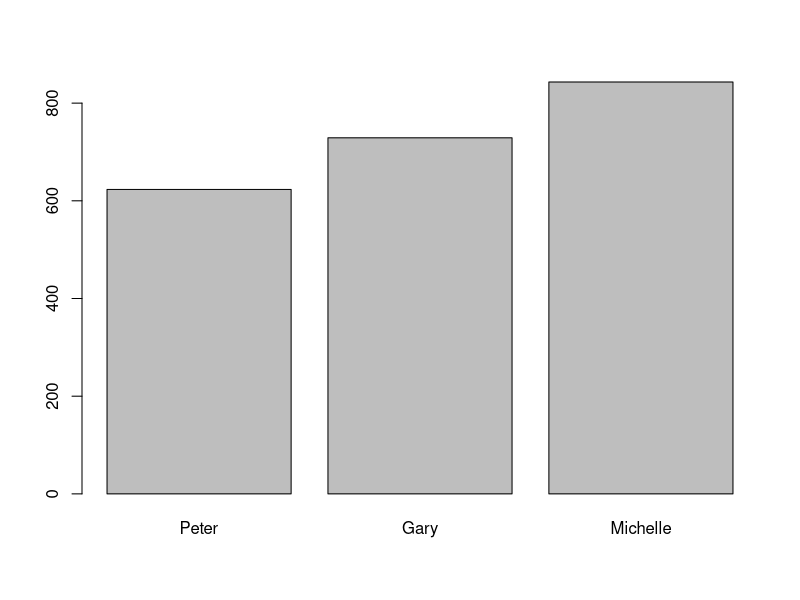
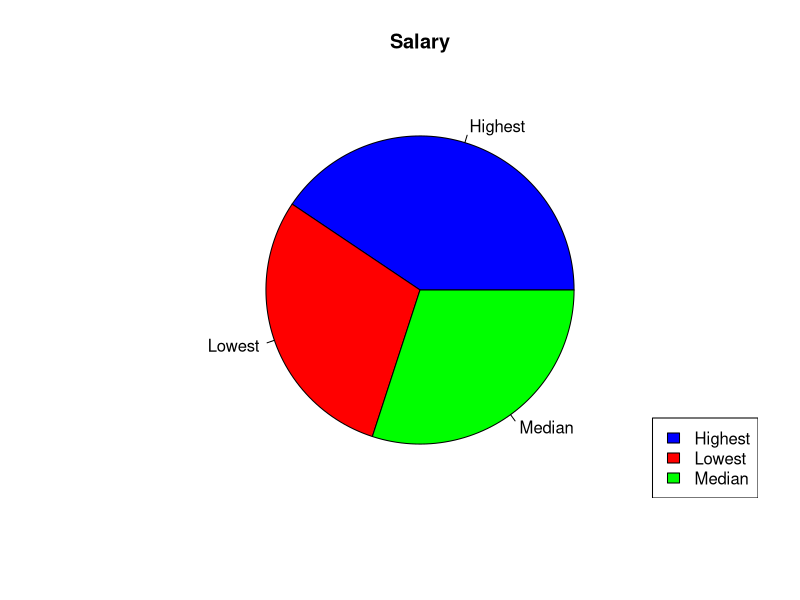

Here is the R script that generated these plots, in order:
#Q1
#(a)
Data_Frame1 <- data.frame (
  id = c(1,2,3,4,5),
  name = c("Peter", "Amy", "Ryan", "Gary", "Michelle"),
  salary = c(623.30, 515.20, 611.00, 729.00, 843.25)
)
Data_Frame1
#(b)
New_col <- data.frame(
  department = c("IT", "Finance", "Human Resources", "Computer Science", "Statistics")
)
Data_Frame2 <- cbind(Data_Frame1,New_col)
Data_Frame2
#(c)
Data_Frame3 <- Data_Frame2[-c(2), -c(1)]
Data_Frame3
Data_Frame3 <- Data_Frame3[-c(3), -c(3)]
Data_Frame3
#(d)
x <- c("Peter", "Gary", "Michelle")
y <- c(623.30, 729.00, 843.25)
barplot(y,names.arg=x)
#(e)
summary(Data_Frame1)
mylabel <- c("Highest", "Lowest", "Median")
colors <- c("Blue", "Red", "Green")
x <- c(843.25, 611.00, 623.30)
pie(x, label = mylabel, main = "Salary", col = colors)
legend("bottomright", mylabel, fill = colors)

#Q2
#if else function
symbols <- c("S", "R", "P")
comp <- "P"
user <- readline("Type R for rock, P for paper, or S for scissors: ")
result <- if (comp == "R" && user == "P") {"win"
} else if (comp == "P" && user == "S") {"win"
} else if (comp == "S" && user == "R") {"win"
} else if (comp == user) {"tie"
} else {"loss"}

result

#For loop function - my project had no for loops in it so I made a small Yahtzee game
dice <- 1:6

for(x in dice) {
  if (x == 6) {
    print(paste("The dice number is", x, "Yahtzee!"))
  } else {
    print(paste("The dice number is", x, "Not Yahtzee"))
  }
}

